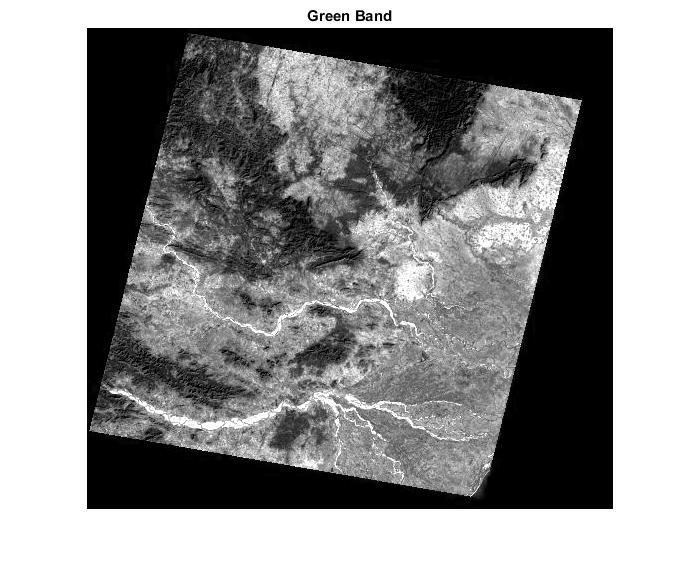
%> input picture matlab_scripts/Green.jpg, 700 x 576 px
$ octave bathymetry.m   (GNU Octave 9; MATLAB toolbox functions it lacks are replaced by stand-ins)
%> lines starting %> are read from the running program, lines starting %| are printed output that depends on the picture
clc;
clear;
imageA = imread('C:\Users\nisha\Desktop\matlab_scripts\Green.jpg');
%> imageA is the input picture: size 576x700x3 uint8; min 0, max 255, mean 145.2
red=imread('C:\Users\nisha\Desktop\matlab_scripts\Red.jpg');
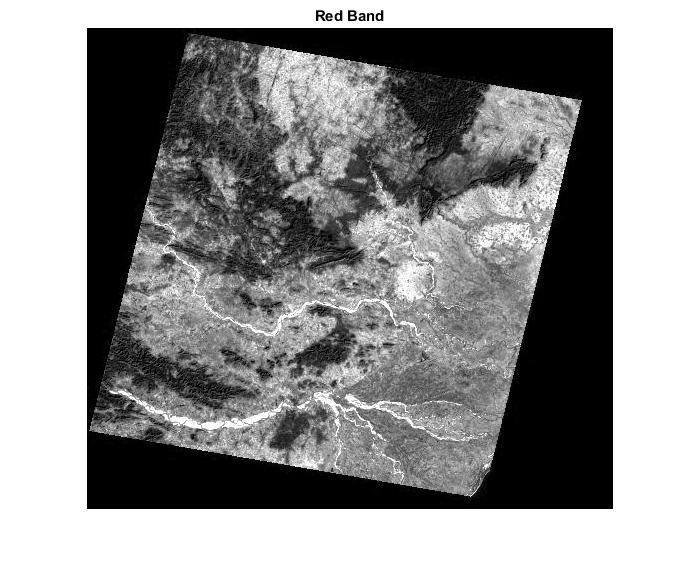
%> input picture matlab_scripts/Red.jpg, 700 x 576 px
%> red is the input picture: size 576x700x3 uint8; min 0, max 255, mean 145.7
nir=imread('C:\Users\nisha\Desktop\matlab_scripts\NIR.jpg');
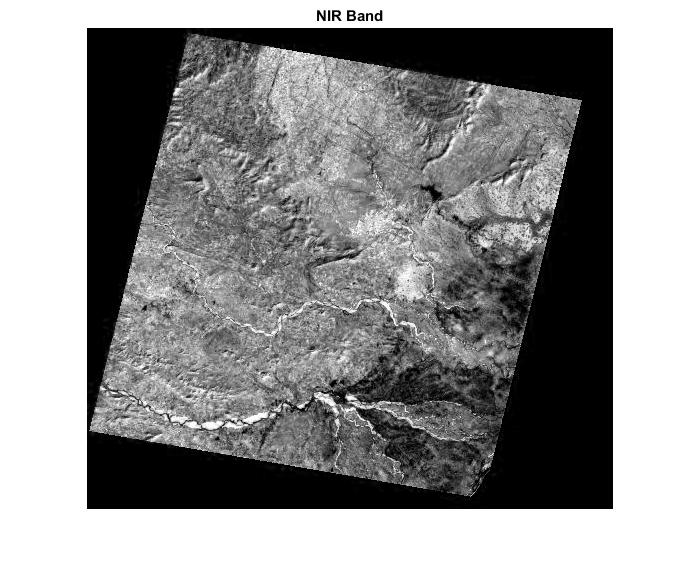
%> input picture matlab_scripts/NIR.jpg, 700 x 576 px
%> nir is the input picture: size 576x700x3 uint8; min 0, max 255, mean 146.2
sp=imread('C:\Users\nisha\Desktop\matlab_scripts\Multispectral.jpg');
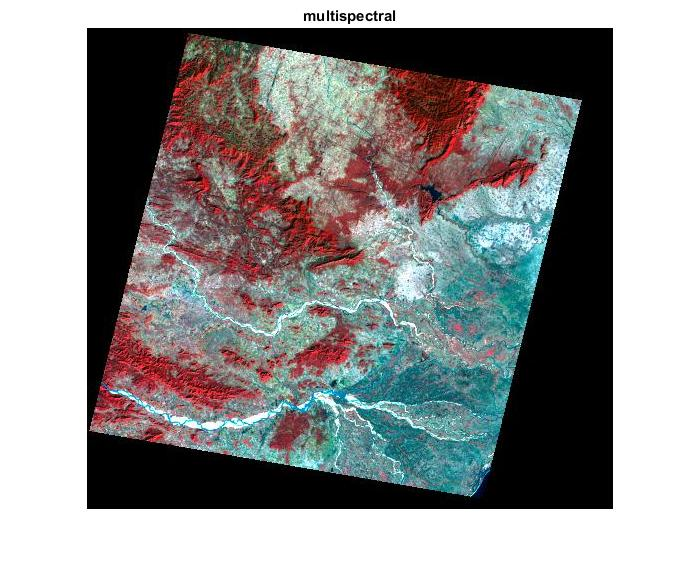
%> input picture matlab_scripts/Multispectral.jpg, 700 x 576 px
%> sp is the input picture: size 576x700x3 uint8; mean R, G, B 146.2, 145.7, 145.2

% [13 lines of commented-out code are left out]

fftAg = fft2(im2double(imageA));
fftAr = fft2(im2double(red));
fftAn = fft2(im2double(nir));

% [15 lines of commented-out code are left out]
lg=((14.45-1.76)/255)*imageA+1.76;
%RED
lr=((17.03-1.54)/255)*red+1.54;
%NIR
lni=((17.19-1.09)/255)*nir+1.09;

%figure,
%subplot(2,2,1);
rg=0.0207*im2double(lg);
% [10 lines of commented-out code are left out]
rr= 0.0240*im2double(lr);
%imshow(rr,[0.0001 0.00189]),colormap gray
%title('Image Red Reflectance [0.0001 0.00189] ');
%NIR REFLECTANCE
%subplot(2,2,4);
rni= 0.0338*im2double(lni);
%imshow(rni,[0.0001 0.00189]), colormap gray
%title('Image Nir Reflectance [0.0001 0.00189]');


% calculation of jupp start
sma =40 %input('Enter the maximum depth Dn value : ');
smin =0 %input('Enter the minimum depth Dn value : ');
smen =25 %input('Enter the mean depth Dn value :');
temp=(smin -smen)/(sma-smen)
k2=log(temp)
k2=k2/(2*(18-5))
k2=abs(k2)
temp2=(sma-smen)
a2=log(temp2)+2*(k2)*18
a2=abs(a2)
ui= im2double(rg);
 for i = 1:576
    for j = 1:700
     z(i,j)=(-a2-log(ui(i,j)-0.133))/(2*k2);
    end
 end
 %figure,imshow(abs(z),[13.2645 13.2730]),colormap jet(256);
 %title('Jupp Method colormap scale');
  %jupp end

  %philpot start
  temp3=(smin-sma)
    g=-0.3356;
  for i = 1:576
    for j = 1:700
      p(i,j)=((log(ui(i,j)-0.118)-log(temp3))/g);
    end
  end
  abs(z)
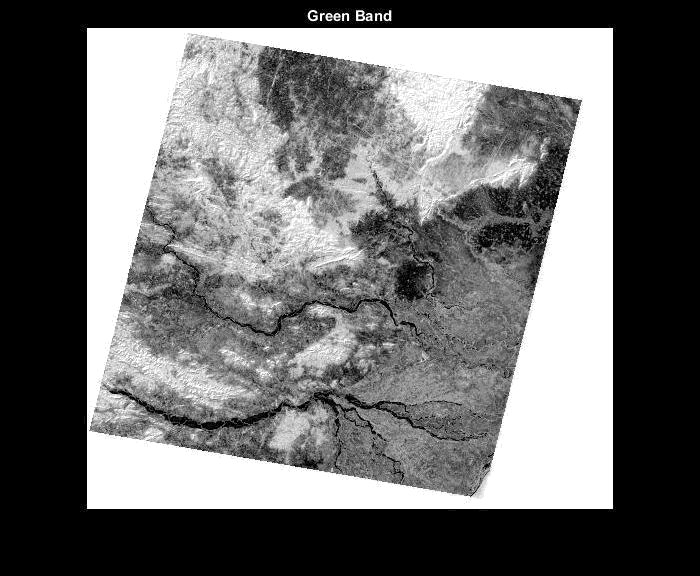
%> ans: size 576x700 double; min 24.43, max 24.45, mean 24.4; drawn with min black and max white
  %figure,imshow((abs(z)),[10.6688 10.6773]),colormap jet(256);
  %title('Philpot Method colormap scale');
 %philpot end
